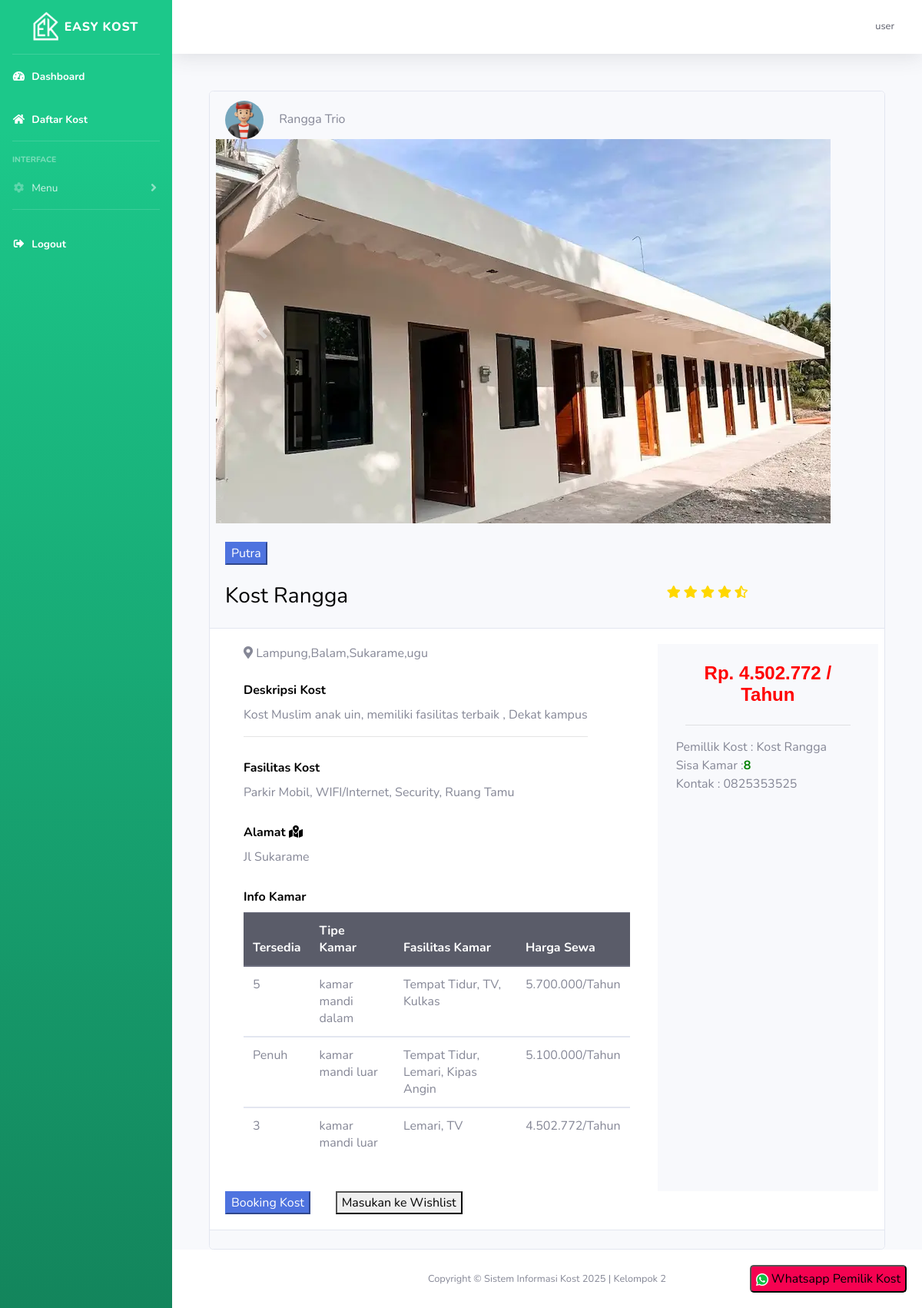
Screenshot of /kost/tampilan-kost.php?id_kost=4 (signed in) with the database file from the repository.
### tables this page shows
CREATE TABLE `kost` (
  `id_kost` int(11) NOT NULL,
  `nama_kost` varchar(255) NOT NULL,
  `tipe_kost` varchar(255) NOT NULL,
  `jenis_kost` varchar(255) NOT NULL,
  `jumlah_kamar` int(11) NOT NULL,
  `tanggal_tagih` date NOT NULL,
  `nama_pemilik` text NOT NULL,
  `nama_bank` text NOT NULL,
  `no_rekening` int(11) NOT NULL,
  `foto_bangunan_utama` varchar(255) NOT NULL,
  `foto_kamar` varchar(255) NOT NULL,
  `foto_kamar_mandi` varchar(255) NOT NULL,
  `foto_interior` varchar(255) NOT NULL,
  `provinsi` varchar(25) NOT NULL,
  `kota` varchar(25) NOT NULL,
  `kecamatan` varchar(25) NOT NULL,
  `kelurahan` varchar(25) NOT NULL,
  `alamat` varchar(255) NOT NULL,
  `harga_sewa` int(11) NOT NULL,
  `kontak` varchar(255) NOT NULL,
  `deskripsi` text NOT NULL,
  `id_pemilik` int(11) NOT NULL,
  `fasilitas_kost` text NOT NULL
);

CREATE TABLE `user` (
  `id` int(11) NOT NULL,
  `nama_lengkap` varchar(255) NOT NULL,
  `email` varchar(255) NOT NULL,
  `username` varchar(255) NOT NULL,
  `password` varchar(255) NOT NULL,
  `no_hp` varchar(255) NOT NULL,
  `pekerjaan` varchar(255) NOT NULL,
  `jenis_kelamin` varchar(25) NOT NULL,
  `foto_ktp` varchar(255) NOT NULL,
  `foto_profil` text NOT NULL,
  `roles` int(11) NOT NULL,
  `id_kost_saya` int(11) NOT NULL
);

CREATE TABLE `kamar` (
  `id_kamar` int(11) NOT NULL,
  `id_kost` int(11) NOT NULL,
  `jumlah_kamar` int(11) NOT NULL,
  `panjang_kamar` int(11) NOT NULL,
  `lebar_kamar` int(11) NOT NULL,
  `tipe_kamar` varchar(255) NOT NULL,
  `biaya_fasilitas` int(11) NOT NULL,
  `fasilitas_kamar` varchar(255) NOT NULL
);

### kost/tampilan-kost.php (the view, shortened to what this page needs)
<?php include 'template/header.php' ?>
<?php
$id_kost = $_GET['id_kost'];
$query = "SELECT * FROM kost JOIN user ON kost.id_pemilik=user.id WHERE id_kost=$id_kost";
$data = mysqli_query($koneksi, $query);
$d = mysqli_fetch_array($data);
$idkost = $d['id_kost'];
$queryx = "SELECT * FROM kamar WHERE id_kost=$idkost";
$kamar = mysqli_query($koneksi, $queryx);
function minfas($idkost, $tipe_kost)
{
  global $koneksi;
  $cost = mysqli_query($koneksi, "SELECT min(biaya_fasilitas) FROM kamar WHERE id_kost=$idkost");
  $p = mysqli_fetch_array($cost);
  if ($tipe_kost == "Bulan") {
    return $p['min(biaya_fasilitas)'];
  } else if ($tipe_kost == "Tahun") {
    return $p['min(biaya_fasilitas)'] * 12;
  }
}
function fas($fas, $tipe_kost)
{
  if ($tipe_kost == "Bulan") {
    return $fas;
  } else if ($tipe_kost == "Tahun") {
    return $fas * 12;
  }
}
?>
<div class="container">
  <div class="container-fluid">
    <div class="card">
      <div class="card-header">
        <div class="row">
          <div class="col">
            <img style="object-fit: cover;" src="../img/profil/<?php echo $d['foto_profil'] ?>" class="rounded-circle mr-3" height="50px" width="50px" alt="avatar">
            <?php echo $d['nama_lengkap'] ?>
          </div>
        </div>
        <div class="row ">
          <div id="carouselExampleControls" class="carousel slide" data-ride="carousel">
            <div class="carousel-inner tampilan-foto">
              <div class="carousel-item active">
                <img class="d-block w-100 " src="../img/foto_kost/kamar/<?php echo $d['foto_kamar'] ?>" alt="First slide">
              </div>
            </div>
            <a class="carousel-control-prev" href="#carouselExampleControls" role="button" data-slide="prev">
              <span class="carousel-control-prev-icon" aria-hidden="true"></span>
            </a>
            <a class="carousel-control-next" href="#carouselExampleControls" role="button" data-slide="next">
              <span class="carousel-control-next-icon" aria-hidden="true"></span>
            </a>
          </div>
        </div>
        <br>
        <div class="row">
          <div class="card-text">
            <div class="col">
              <button class="btn-primary"><?php echo $d['jenis_kost'] ?></button>
            </div>
          </div>
        </div>
        <br>
        <div class="row">
          <div class="col-md-8">
            <div class="card-title">
              <h3><?php echo $d['nama_kost'] ?></h3>
            </div>
          </div>
          <div class="col">
            <span class="stars-active" style="width:50%">
              <i class="fa fa-star checked" aria-hidden="true"></i>
              <i class="fa fa-star checked" aria-hidden="true"></i>
              <i class="fa fa-star checked" aria-hidden="true"></i>
              <i class="fa fa-star checked" aria-hidden="true"></i>
              <i class="fa fa-star-half-alt checked" aria-hidden="true"></i>
            </span>
          </div>
          <div class="col">
          </div>
        </div>
      </div>
      <div class="card-body">
        <div class="row">
          <div class="col-md-8">
            <div class="container-fluid">
              <div class="row">
                <div class="col"><i class="fas fa-map-marker-alt"></i> <?php echo $d['provinsi'] ?>,<?php echo $d['kota'] ?>,<?php echo $d['kecamatan'] ?>,<?php echo $d['kelurahan'] ?></div>
              </div>
              <br>
              <div class="row">
                <div class="container">
                  <div class="row">
                    <div class="card-title">
                      <label for="">Deskripsi Kost</label>
                      <p><?php echo $d['deskripsi'] ?></p>
                      <hr>
                    </div>
                  </div>
                  <div class="row">
                    <div class="card-title">
                      <label>Fasilitas Kost</label>
                      <p><?php echo $d['fasilitas_kost'] ?></p>
                    </div>
                  </div>
                  <div class="row">
                    <div class="card-title">
                      <label>Alamat
                        <i class="fas fa-map-marked-alt"></i></label>
                      <p>
                        <?php echo $d['alamat']; ?>
                      </p>
                    </div>
                  </div>
                  <?php
                  $cek = mysqli_num_rows($kamar);
                  if ($cek > 0) {
                  ?>
                    <div class="row">
                      <label>Info Kamar</label>
                    </div>
                    <div class="row">
                      <table class="table">
                        <thead class=" thead-dark">
                          <tr>
                            <th>Tersedia</th>
                            <th>Tipe Kamar</th>
                            <th>Fasilitas Kamar</th>
                            <th>Harga Sewa</th>
                          </tr>
                        </thead>
                        <?php
                        while ($l = mysqli_fetch_array($kamar)) {
                        ?>
                          <tbody>
                            <tr>
                              <td><?php if ($l['jumlah_kamar'] > 0) {
                                    echo $l['jumlah_kamar'];
                                  } else {
                                    echo "Penuh";
                                  }
                                  ?></td>
                              <td><?php echo $l['tipe_kamar'] ?></td>
                              <td><?php echo $l['fasilitas_kamar'] ?></td>
                              <td><?php echo number_format(fas($l['biaya_fasilitas'], $d['tipe_kost']) + $d['harga_sewa'], 0, ',', '.') . "/" . $d['tipe_kost'] ?></td>
                            </tr>
                          </tbody>
                        <?php }
                        ?>
                      </table>
                    </div>
                  <?php } ?>
                  <br>
                </div>
              </div>
            </div>
          </div>
          <div class="col bg-light py-lg-4 text-center">
            <div class="container">
              <div class="row">
                <h6>Rp. <?php echo number_format($d['harga_sewa'] + minfas($d['id_kost'], $d['tipe_kost']), 0, ',', '.'); ?> / <?php echo $d['tipe_kost'] ?></h6>
              </div>
              <hr>
              <div class="row">
                Pemillik Kost : <?php echo $d['nama_pemilik'] ?>
              </div>
              <div class="row">
                <?php
                if ($d['jumlah_kamar'] != 0) {
                  echo "Sisa Kamar : <b style='color:green'>" . $d['jumlah_kamar'] . "</b>";
                } else {
                  echo " <b style='color:red'>Kamar Tidak Tersedia</b>";
                }
                ?>
              </div>
              <div class="row">
                Kontak : <?php echo $d['kontak'] ?>
              </div>
              <div class="row">
                <div style="position:fixed;right:20px;bottom:20px;">
                  <a target="_blank" href="https://api.whatsapp.com/send?phone=<?php echo $d['kontak'] ?>&text=Assalamualaikum, apakah ini bapak/ibu yang mengiklan kost <?php echo $d['nama_kost'] ?> di website simkos ">
                    <button style="background:#f50251;vertical-align:center;height:36px;border-radius:5px">
                      <img src="../img/Whatssapp/favicon.png"> Whatsapp Pemilik Kost</button></a>
                </div>
              </div>
            </div>
          </div>
        </div>
        <div class="row">
          <?php
          $query3 = "SELECT * from user where username='$username'";
          $data3 = mysqli_query($koneksi, $query3);
          $n = mysqli_fetch_array($data3);
          if ($n['roles'] == 1 && $d['jumlah_kamar'] != 0) {
          ?>
            <div class="col-md-2"><a href="booking.php?id_kost=<?php echo $d['id_kost'] ?>"><button class="btn-primary">Booking Kost</button></a></div>
            <div class="col-md-3"><a href="php/wishlist-proses.php?id_kost=<?php echo $d['id_kost'] ?>"><button class="btn-group">Masukan ke Wishlist</button></a></div>
          <?php
          }
          ?>
          <div class="col"></div>
        </div>
      </div>
      <div class="card-footer"></div>
    </div>
  </div>
</div>
<?php
include 'template/footer.php' ?>

### kost/tampilan-kost.php (style rules this page uses)
.checked { color: gold; }
h3 { color: black; }
h6 { color: red; font-weight: bold; font-family: Arial, Helvetica, sans-serif; font-size: 150%; }
.tampilan-foto { max-height: 500px; }
label { color: black; font-weight: bold; }

### rows the page displays
kost: id_pemilik.foto_profil (picture), id_pemilik.nama_lengkap "Rangga Trio", foto_kamar (picture), jenis_kost "Putra", nama_kost "Kost Rangga", provinsi "Lampung", kota "Balam", kecamatan "Sukarame", kelurahan "ugu", deskripsi "Kost Muslim anak uin, memiliki fasilitas terbaik , Dekat kampus", fasilitas_kost "Parkir Mobil, WIFI/Internet, Security, Ruang Tamu", alamat "Jl Sukarame", tipe_kost "Tahun", nama_pemilik "Kost Rangga", jumlah_kamar "8", kontak "0825353525"
kamar: jumlah_kamar "5", tipe_kamar "kamar mandi dalam", fasilitas_kamar "Tempat Tidur, TV, Kulkas", biaya_fasilitas.harga_sewa "5.700.000", id_kost.tipe_kost "Tahun"
kamar: jumlah_kamar "Penuh", tipe_kamar "kamar mandi luar", fasilitas_kamar "Tempat Tidur, Lemari, Kipas Angin", biaya_fasilitas.harga_sewa "5.100.000", id_kost.tipe_kost "Tahun"
kamar: jumlah_kamar "3", tipe_kamar "kamar mandi luar", fasilitas_kamar "Lemari, TV", biaya_fasilitas.harga_sewa "4.502.772", id_kost.tipe_kost "Tahun"

### other values shown
$_SESSION['username'] "user"
$d['harga_sewa'] + minfas($d['id_kost'], $d['tipe_kost']) "4.502.772"
